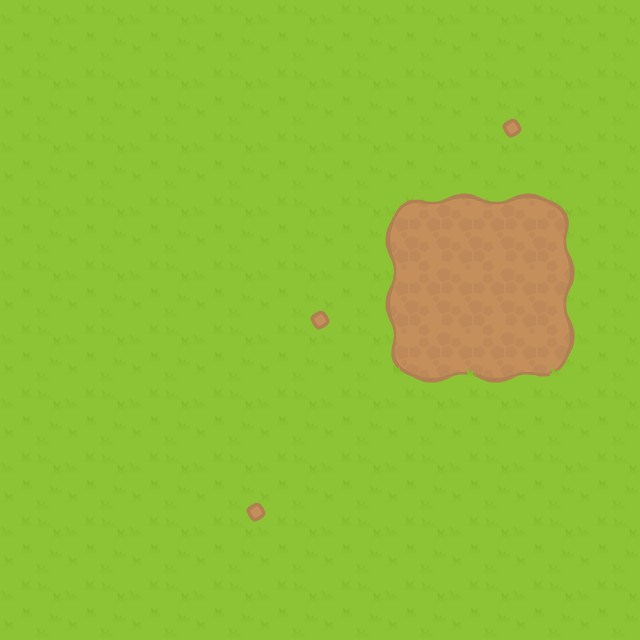

The image is a tile-based game level rendered from a .tmx file. Its description and complete source (layers, tilesets, objects, tile grids) follow:
An orthogonal 10x10 tile map with 64x64 px tiles, 1 tile layer (Background).

<map version="1.2" tiledversion="1.2.4" orientation="orthogonal" renderorder="right-down" width="10" height="10" tilewidth="64" tileheight="64" infinite="0" nextlayerid="2" nextobjectid="1">
 <tileset firstgid="1" name="RPGpack_sheet" tilewidth="64" tileheight="64" tilecount="260" columns="20">
  <image source="01_Creating a Level in Tiled/project_start/RPGpack_sheet.png" width="1280" height="832" />
 </tileset>
 <layer id="1" name="Background" width="10" height="10">
  <data encoding="csv">
22,22,22,22,22,22,22,22,22,22,
22,22,22,22,22,22,22,4,5,22,
22,22,22,22,22,22,22,24,25,22,
22,22,22,22,22,22,6,7,8,22,
22,22,22,22,4,5,26,27,28,22,
22,22,22,22,24,25,46,47,48,22,
22,22,22,22,22,22,22,22,22,22,
22,22,22,4,5,22,22,22,22,22,
22,22,22,24,25,22,22,22,22,22,
22,22,22,22,22,22,22,22,22,22
</data>
 </layer>
</map>
